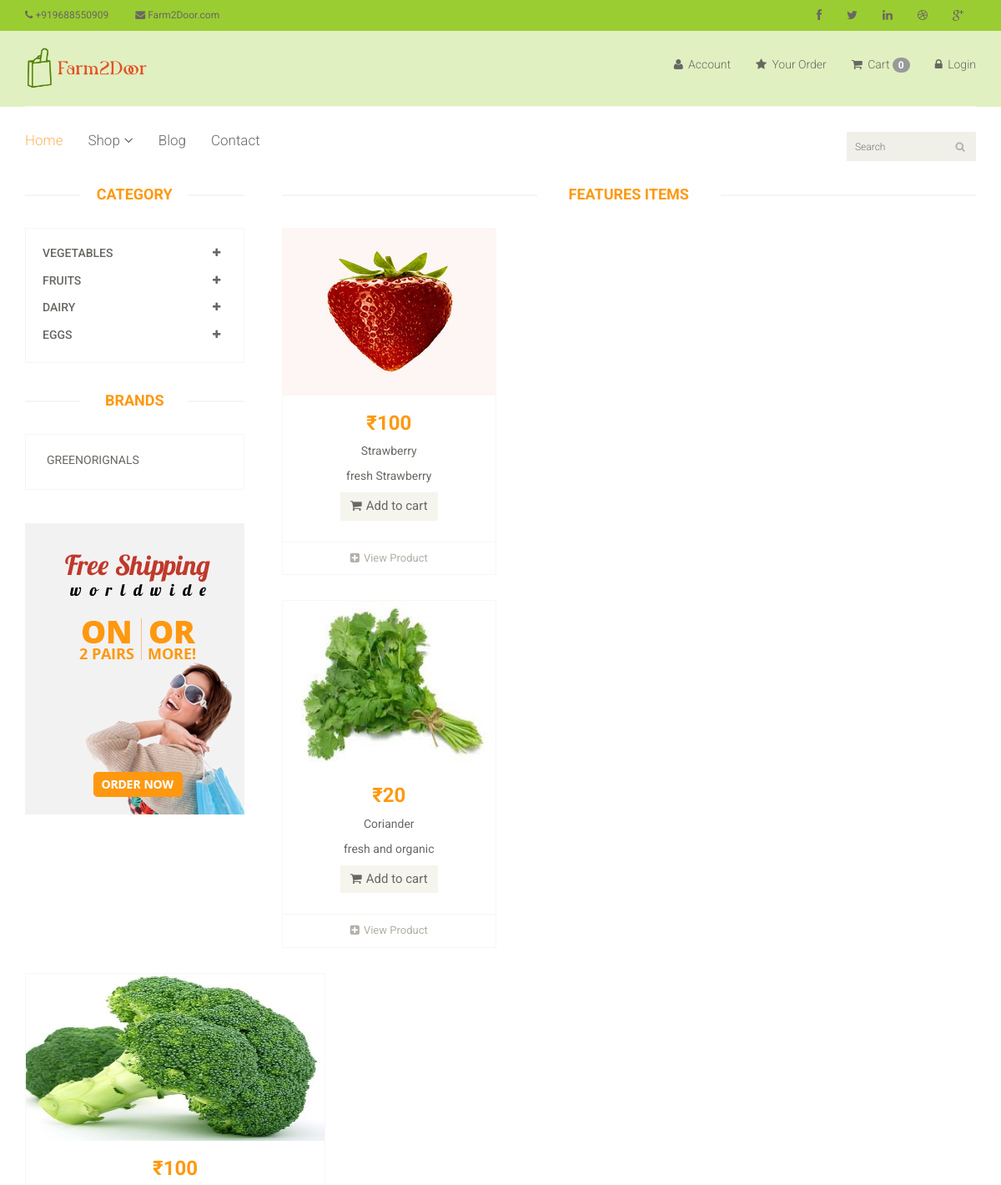
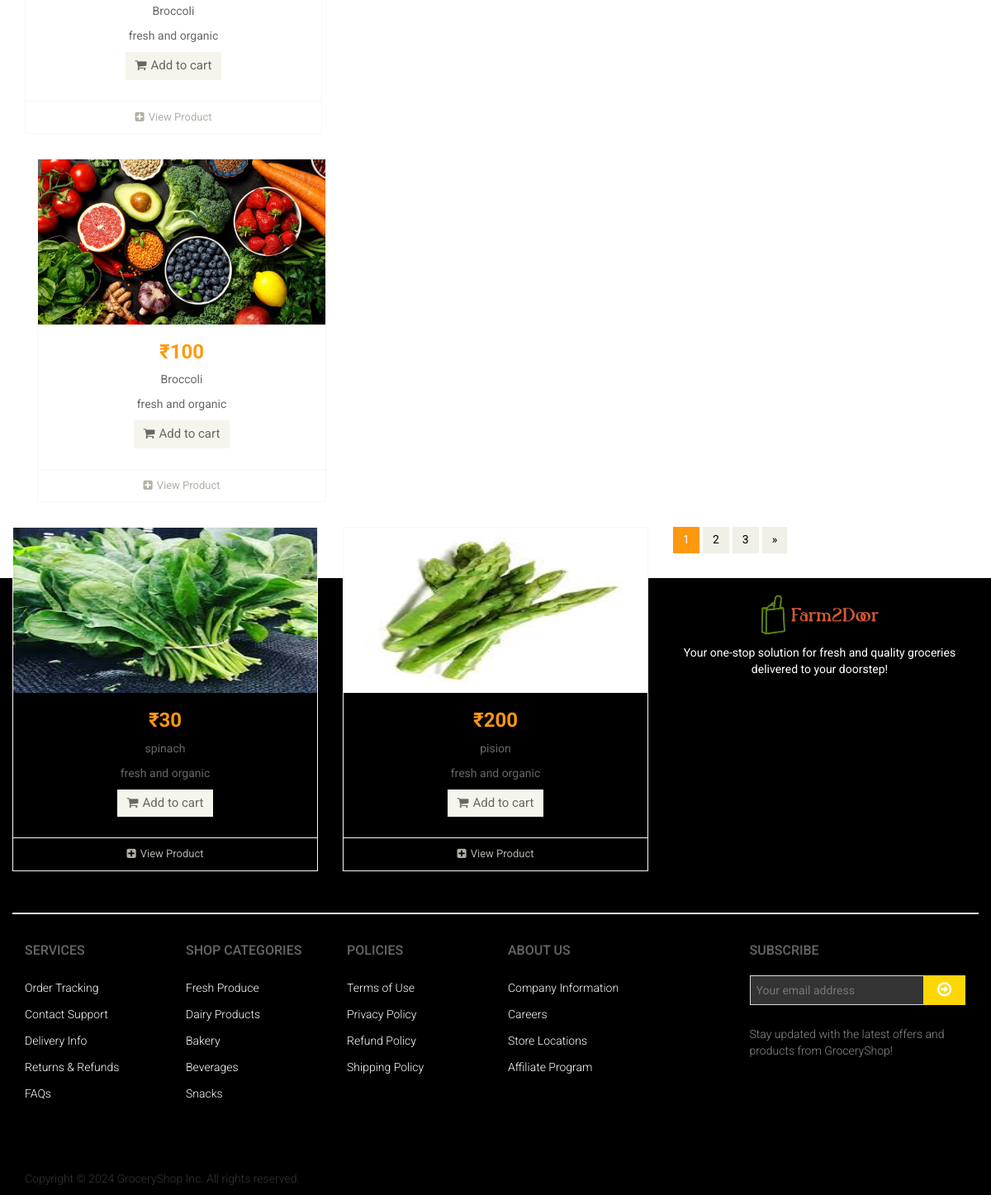
The app's page /product/ with its own data (2 pictures, top to bottom).
### app/models.py (models this page shows, shortened)
class Category(models.Model):
    name = models.CharField(max_length=150)

class Brand(models.Model):
    name = models.CharField(max_length=200)

class Product(models.Model):
    Availability = (('In Stock','In Stock'),('Out Of Stock','Out Of Stock'))
    category = models.ForeignKey(Category,on_delete=models.CASCADE,null=False,default='')
    sub_category = models.ForeignKey(Sub_Category, on_delete=models.CASCADE,null=False,default='')
    brand = models.ForeignKey(Brand,on_delete=models.CASCADE,null=True)
    image = models.ImageField(upload_to='ecommerce/pimg')
    name = models.CharField(max_length=100)
    disc = models.CharField(max_length=150)
    price = models.IntegerField()
    discount = models.IntegerField(default=0)
    Availability = models.CharField(choices=Availability,null=True, max_length=100)
    date = models.DateField(auto_now_add=True)
    weight = models.CharField(max_length=50, null=True, blank=True)  # e.g., "1kg", "500g"
    discription = models.TextField(max_length=200, null=True, blank=True)  # Nutritional details
    ingredients = models.TextField(null=True, blank=True)  # Ingredients for edible items
    shelf_life = models.CharField(max_length=100, null=True, blank=True)  # e.g., "6 months"
    packaging_type = models.CharField(max_length=100, null=True, blank=True)  # e.g., "Plastic Bag", "Carton"  # Discount percentage
    rating = models.DecimalField(max_digits=3, decimal_places=2, null=True, blank=True)  # Average customer rating
    reviews_count = models.IntegerField(default=0)  # Total number of reviews
    stock_quantity = models.IntegerField(default=0)  # Quantity available in stock
    sku = models.CharField(max_length=50, unique=True, null=True, blank=True)  # Unique Stock Keeping Unit
    is_featured = models.BooleanField(default=False)  # Highlighted product for promotions
    is_organic = models.BooleanField(default=False)  # Flag for organic products

### E_shop/views.py (the view)
# urls.py: path('product/',views.Product_page,name="product"),
def Product_page(request):
    category = Category.objects.all()
    brand = Brand.objects.all()
    brandID = request.GET.get('brand')
    categoryID = request.GET.get('category')
    if categoryID:
        product = Product.objects.filter(sub_category=categoryID).order_by('-id')
    elif brandID:
        product = Product.objects.filter(brand=brandID).order_by('-id')
    else:
        product = Product.objects.all()
    context = {
        'category':category,
        'brand':brand,
        'product':product,
    }
    return render(request,'product.html',context)

### templates/product.html (shortened to what this page needs)
{% extends 'master.html' %}
{% block body %}
<section>
		<div class="container">
			<div class="row">
				<div class="col-sm-3">
					<div class="left-sidebar">
						<h2>Category</h2>
						<div class="panel-group category-products" id="accordian">
							{% for cat in category %}
							<div class="panel panel-default">
								<div class="panel-heading">
									<h4 class="panel-title">
										<a data-toggle="collapse" data-parent="#accordian" href="#{{cat.id}}">
											<span class="badge pull-right"><i class="fa fa-plus"></i></span>
											{{cat.name}}
										</a>
									</h4>
								</div>
							</div>
							{% endfor %}
						</div>
						<div class="brands_products">
							<h2>Brands</h2>
							<div class="brands-name">
								<ul class="nav nav-pills nav-stacked">
									{% for i in brand %}
									<li><a href="/product/?brand={{i.id}}"> {{i.name}}</a></li>
									{% endfor %}
								</ul>
							</div>
						</div>
						<div class="shipping text-center">
							<img src="images/home/shipping.jpg" alt="" />
						</div>
					</div>
				</div>
				<div class="col-sm-9 padding-right">
					<div class="features_items">
						<h2 class="title text-center">Features Items</h2>
						{% for prod in product %}
						<div class="col-sm-4">
							<div class="product-image-wrapper">
								<div class="single-products">
										<div class="productinfo text-center">
											<img src="/{{prod.image}}" alt="" height="200px;"/>
											<h2>₹{{prod.price}}</h2>
											<p>{{prod.name}}</p>
											<p>{{prod.disc}}</p>
											<a href="{% url 'cart_add' prod.id %}" class="btn btn-default add-to-cart"><i class="fa fa-shopping-cart"></i>Add to cart</a>
										</div>
										<div class="product-overlay">
											<div class="overlay-content">
											</div>
										</div>
								</div>
								<div class="choose">
									<ul class="nav nav-pills nav-justified">
										<li><a href="{{prod.id}}"><i class="fa fa-plus-square"></i>View Product</a></li>
									</ul>
								</div>
							</div>
						</div>
						</div>
						{% endfor %}
						<ul class="pagination">
							<li class="active"><a href="">1</a></li>
							<li><a href="">2</a></li>
							<li><a href="">3</a></li>
							<li><a href="">&raquo;</a></li>
						</ul>
	</section>
{% endblock %}

### templates/master.html (shortened to what this page needs)
<!DOCTYPE html>
<html lang="en">
<head>
    {% load static %}
    <link href="/static/css/bootstrap.min.css" rel="stylesheet">
    <link href="/static/css/font-awesome.min.css" rel="stylesheet">
    <link href="/static/css/prettyPhoto.css" rel="stylesheet">
    <link href="/static/css/price-range.css" rel="stylesheet">
    <link href="/static/css/animate.css" rel="stylesheet">
	<link href="/static/css/main.css" rel="stylesheet">
	<link href="/static/css/responsive.css" rel="stylesheet">
</head>
<body>
<header id="header">
		<div class="header_top"  style="background-color: #9acd32;">
			<div class="container">
				<div class="row">
					<div class="col-sm-6">
						<div class="contactinfo">
							<ul class="nav nav-pills">
								<li><a href="#"><i class="fa fa-phone"></i> +919688550909</a></li>
								<li><a href="#"><i class="fa fa-envelope"></i> Farm2Door.com</a></li>
							</ul>
						</div>
					</div>
					<div class="col-sm-6">
						<div class="social-icons pull-right">
							<ul class="nav navbar-nav">
								<li><a href="#"><i class="fa fa-facebook"></i></a></li>
								<li><a href="#"><i class="fa fa-twitter"></i></a></li>
								<li><a href="#"><i class="fa fa-linkedin"></i></a></li>
								<li><a href="#"><i class="fa fa-dribbble"></i></a></li>
								<li><a href="#"><i class="fa fa-google-plus"></i></a></li>
							</ul>
						</div>
					</div>
				</div>
			</div>
		</div>
		<div class="header-middle"  style="background-color: #e0f0c0;">
			<div class="container">
				<div class="row">
					<div class="col-sm-4">
						<div class="logo pull-left">
							<a href="index.html"><img src="/static/images/home/eshoplogo.png" alt="" style="height: 50px; width: auto;" /></a>
						</div>
					</div>
					<div class="col-sm-8">
						<div class="shop-menu pull-right">
							<ul class="nav navbar-nav">
								<li ><a href="#" style="background-color: #e0f0c0;"><i class="fa fa-user"></i> Account</a></li>
								<li><a href="/order/" style="background-color: #e0f0c0;"><i class="fa fa-star"></i> Your Order</a></li>
								<li><a href="/cart/cart-detail/" style="background-color: #e0f0c0;"><i class="fa fa-shopping-cart"></i> Cart <span class="badge badge-secondary">{{request.session.cart|length}}</span></a></li>
								{% if user.is_authenticated %}
								<li><a href="{% url 'logout'%}" style="background-color: #e0f0c0;"><i class="fa fa-lock"></i> Logout</a></li>
								{% else %}
								<li><a href="{% url 'login' %}" style="background-color: #e0f0c0;"><i class="fa fa-lock"></i> Login</a></li>
								{% endif %}
							</ul>
						</div>
					</div>
				</div>
			</div>
		</div>
		<div class="header-bottom">
			<div class="container">
				<div class="row">
					<div class="col-sm-9">
						<div class="mainmenu pull-left">
							<ul class="nav navbar-nav collapse navbar-collapse">
								<li><a href="{% url 'index' %}" class="active">Home</a></li>
								<li class="dropdown"><a href="#">Shop<i class="fa fa-angle-down"></i></a>
                                </li>
								<li><a href="{% url 'blogs' %}">Blog</a></li>
								<li><a href="{% url 'contact_us' %}">Contact</a></li>
							</ul>
						</div>
					</div>
					<div class="col-sm-3">
						<form method="get" action="/search/">
						<div class="search_box pull-right">
							<input type="text"  name="query" placeholder="Search"/>
						</div>
						</form>
					</div>
				</div>
			</div>
		</div>
	</header>
{% block body%} {% endblock%}
<footer id="footer">
	<div class="footer-top">
		<div class="container">
			<div class="row">
					<div class="title text-center">
						<img src="/static/images/home/eshoplogo.png" alt="" style="height: 50px; width: auto; margin-bottom: 10px; margin-top: 20px;" />
						<p>Your one-stop solution for fresh and quality groceries delivered to your doorstep!</p>
					</div>
			</div>
		</div>
	</div>
	<div class="footer-widget">
		<div class="container">
			<div class="row">
				<div class="col-sm-2">
					<div class="single-widget">
						<h2>Services</h2>
						<ul class="nav nav-pills nav-stacked">
							<li><a href="#">Order Tracking</a></li>
							<li><a href="#">Contact Support</a></li>
							<li><a href="#">Delivery Info</a></li>
							<li><a href="#">Returns & Refunds</a></li>
							<li><a href="#">FAQs</a></li>
						</ul>
					</div>
				</div>
				<div class="col-sm-2">
					<div class="single-widget">
						<h2>Shop Categories</h2>
						<ul class="nav nav-pills nav-stacked">
							<li><a href="#">Fresh Produce</a></li>
							<li><a href="#">Dairy Products</a></li>
							<li><a href="#">Bakery</a></li>
							<li><a href="#">Beverages</a></li>
							<li><a href="#">Snacks</a></li>
						</ul>
					</div>
				</div>
				<div class="col-sm-2">
					<div class="single-widget">
						<h2>Policies</h2>
						<ul class="nav nav-pills nav-stacked">
							<li><a href="#">Terms of Use</a></li>
							<li><a href="#">Privacy Policy</a></li>
							<li><a href="#">Refund Policy</a></li>
							<li><a href="#">Shipping Policy</a></li>
						</ul>
					</div>
				</div>
				<div class="col-sm-2">
					<div class="single-widget">
						<h2>About Us</h2>
						<ul class="nav nav-pills nav-stacked">
							<li><a href="#">Company Information</a></li>
							<li><a href="#">Careers</a></li>
							<li><a href="#">Store Locations</a></li>
							<li><a href="#">Affiliate Program</a></li>
						</ul>
					</div>
				</div>
				<div class="col-sm-3 col-sm-offset-1">
					<div class="single-widget">
						<h2>Subscribe</h2>
						<form action="#" class="searchform">
							<input type="email" placeholder="Your email address" />
							<button type="submit" class="btn btn-default"><i class="fa fa-arrow-circle-o-right"></i></button>
							<p>Stay updated with the latest offers and products from GroceryShop!</p>
						</form>
					</div>
				</div>
			</div>
		</div>
	</div>
	<div class="footer-bottom">
		<div class="container">
			<div class="row">
				<p class="pull-left">Copyright © 2024 GroceryShop Inc. All rights reserved.</p>
			</div>
		</div>
	</div>
</footer>
</body>
</html>

### templates/master.html (style rules this page uses)
#footer { background-color: #000000; color: #ffffff; }
.footer-top { background-color: #000000; }
.footer-widget { background-color: #000000; }
.footer-bottom { background-color: #000000; color: #ffffff; }
.footer-widget .nav-pills > li > a { color: #ffffff; }
.searchform input { background-color: #333333; color: #ffffff; }
.searchform button { background-color: #ffd700; }
.searchform button i { color: #ffffff; }

### records on screen
Category: name "VEGETABLES"
Category: name "FRUITS"
Category: name "DAIRY"
Category: name "EGGS"
Brand: name "GREENORIGNALS"
Product: image (picture), price "100", name "Strawberry", disc "fresh Strawberry"
Product: image (picture), price "20", name "Coriander", disc "fresh and organic"
Product: image (picture), price "100", name "Broccoli", disc "fresh and organic"
Product: image (picture), price "100", name "Broccoli", disc "fresh and organic"
Product: image (picture), price "30", name "spinach", disc "fresh and organic"
Product: image (picture), price "200", name "pision", disc "fresh and organic"

### other values on screen
{{ request.session.cart|length }} "0"
